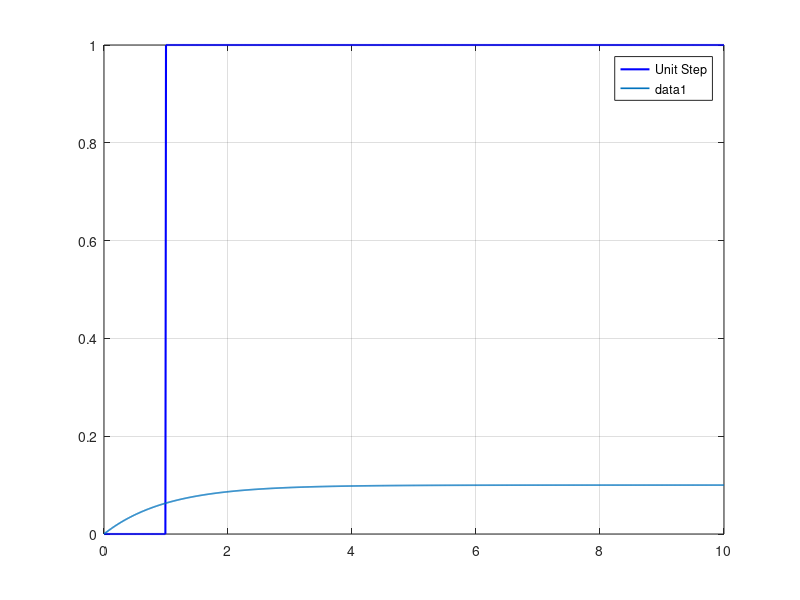

This figure's MATLAB source: (Note: this script raises an error after producing the figure.)
%%Name: Mohammad Hatem
%%Subject: Lab1 
%%Title: Open Loop - First Order System Analysis 

clc
clear all
close all

k = 1;
taw = 1;

num=k;
den=[taw 1];

G = tf(num,den);

t = 0:0.01:10;

figure;

unitstep = zeros(size(t));
unitstep(t>=1) = 1;
plot(t,unitstep,'b','LineWidth',1.5)
legend('Unit Step')
hold on
grid on

k_values = [0.1 0.5 1 2];

for i = 1:numel(k_values)

OpenLoopSystem_Variable_k = k_values(i)*G;

[OpenLoopSystem_Variable_k,~] = step(OpenLoopSystem_Variable_k,t);
plot(t,OpenLoopSystem_Variable_k,'LineWidth',1.2);

hold on

    legendLabel{i} = "Kp = " + num2str(k_values(i));

end

legend(['Unit step';legendLabel'],'Location','best');  %This line took an effort to be adjusted
title('Open Loop - First Order System with variable K')
%%

tau_values = [0.5 1 2];

figure;

unitstep = zeros(size(t));
unitstep(t>=1) = 1;
plot(t,unitstep,'b','LineWidth',1.5)
legend('Unit Step')
hold on
grid on

for i = 1:numel(tau_values)

OpenLoopSystem_Variable_tau = tf(k, [tau_values(i) 1]);

[OpenLoopSystem_Variable_tau,~] = step(OpenLoopSystem_Variable_tau,t);
plot(t,OpenLoopSystem_Variable_tau,'LineWidth',1.2);

hold on

legendLabel{i} = "\tau = " + num2str(tau_values(i));
end

legend(['Unit step';legendLabel'],'Location','best');  %This line took an effort to be adjusted
title('Open Loop - First Order System with variable \tau')